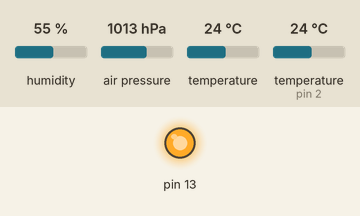
Simulated run of this sketch. Board: Arduino Uno, built with avr-gcc and run on an emulated ATmega328P. Parts: output pins drawn as LEDs (lit = HIGH). The test bench sets the inputs (shaded band); at power-on: humidity 55 %, air pressure 1013 hPa, temperature 24 °C, temperature (sensor on pin 2) 24 °C. What the sketch prints to the serial monitor is not drawn.

Above: at 0.08 s.
At 15.3 s:
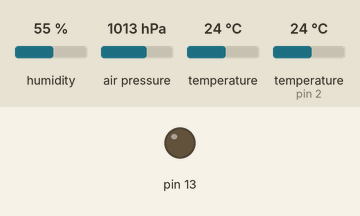
Timing chart, 0 to 39.4 s (numbered marks = the images above):
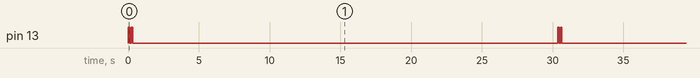

Measured:
- by itself, pin 13: repeats every 30.3 s: LOW 0.10 s, HIGH 0.10 s, LOW 30.0 s, HIGH 0.10 s
- by itself, everything shown: repeats every 30.3 s, in 4 steps

The sketch:

streamed_sensors.ino
```cpp
#include <Wire.h>
#include <Adafruit_Sensor.h>
#include <Adafruit_BMP085_U.h>

#include <Adafruit_Sensor.h>
#include <DHT.h>
#include <DHT_U.h>

#define DHTPIN            2         // Pin which is connected to the DHT sensor.

// Uncomment the type of sensor in use:
//#define DHTTYPE           DHT11     // DHT 11
#define DHTTYPE           DHT22     // DHT 22 (AM2302)
//#define DHTTYPE           DHT21     // DHT 21 (AM2301)

// Sensors
Adafruit_BMP085_Unified bmp = Adafruit_BMP085_Unified(10085);
// used the 3rd parameter to 30 because the Udoo use a higher frequency (84MHz)
DHT_Unified dht(DHTPIN, DHTTYPE, 30);

String payload;
float temperature;

/**************************************************************************/
/*
    Arduino setup function (automatically called at startup)
*/
/**************************************************************************/
void setup(void) {
  Serial.begin(9600);

  dht.begin();
  bmp.begin();

  // Blinking LED when a payload is sent
  // initialize digital pin 13 as an output.
  pinMode(13, OUTPUT);
  digitalWrite(13, LOW);
}

/**************************************************************************/
/*
    Arduino loop function, called once 'setup' is complete (your own code
    should go here)
*/
/**************************************************************************/
void loop(void) {
  /* Get a new sensor event */
  sensors_event_t event;
  payload = "";

  bmp.getEvent(&event);
  /* Display the results (barometric pressure is measure in hPa) */
  if (event.pressure) {
    payload += "P1:";
    payload += event.pressure;

    bmp.getTemperature(&temperature);
    payload +=";T1:";
    payload += temperature;
  }

  dht.temperature().getEvent(&event);
  if (!isnan(event.temperature)) {
    if (payload.length() != 0) {
      payload += ";";
    }

    payload += "T2:";
    payload += event.temperature;
  }

  dht.humidity().getEvent(&event);
  if (!isnan(event.relative_humidity)) {
    if (payload.length() != 0) {
      payload += ";";
    }

    payload += "H1:";
    payload += event.relative_humidity;

    // Debug lines
    //Serial.print("Humidity: ");
    //Serial.print(event.relative_humidity);
    //Serial.println("%");
  }

  if (payload.length() != 0) {
    Serial.println(payload);

    digitalWrite(13, HIGH);   // turn the LED on (HIGH is the voltage level)
    delay(100);               // wait for a second
    digitalWrite(13, LOW);    // turn the LED off by making the voltage LOW
    delay(100);
    digitalWrite(13, HIGH);   // turn the LED on (HIGH is the voltage level)
    delay(100);               // wait for a second
    digitalWrite(13, LOW);    // turn the LED off by making the voltage LOW
  }
  else {
    Serial.print("0005error");
  }

  // measure every 30s
  delay(30000);
}

void padding( int number, byte width ) {
  int currentMax = 10;
  for (byte i=1; i<width; i++){
    if (number < currentMax) {
      Serial.print("0");
    }
    currentMax *= 10;
  }
  Serial.print(number);
}
```
